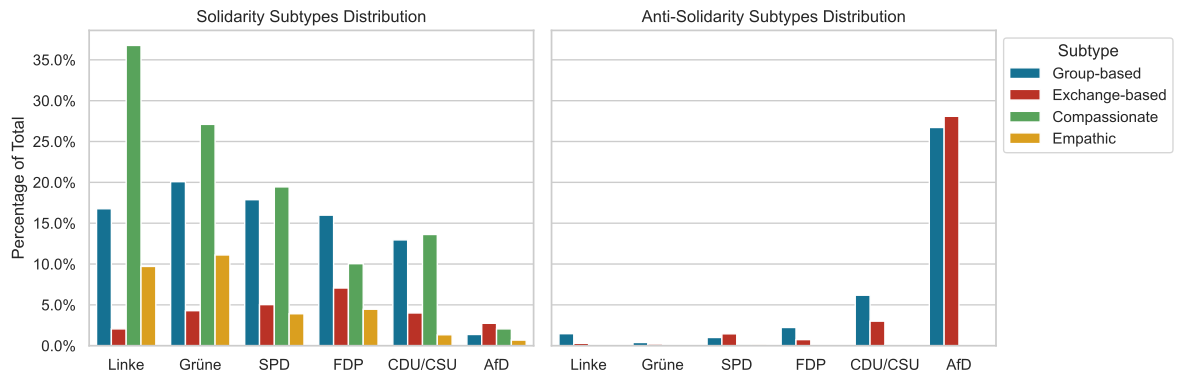

Python code for this plot:
from pathlib import Path

import matplotlib.pyplot as plt
import matplotlib.ticker as mtick
import pandas as pd
import seaborn as sns


sns.set_theme(style="whitegrid")

INPUT_PATH = Path("../../Data/ModelPredictedData/Migrant18kGPT4_predicted.json")
OUTPUT_PATH = Path("../../Analysis/PartyAnalysis/PerParty.pdf")

PARTY_ORDER = ["Linke", "Grüne", "SPD", "FDP", "CDU/CSU", "AfD"]

LABEL_MAP = {
    "s.group-based": "Solidarity",
    "s.exchange-based": "Solidarity",
    "s.compassionate": "Solidarity",
    "s.empathic": "Solidarity",
    "as.group-based": "Anti-Solidarity",
    "as.exchange-based": "Anti-Solidarity",
    "as.compassionate": "Anti-Solidarity",
    "as.empathic": "Anti-Solidarity",
}

SOLIDARITY_SUBTYPES = [
    "s.group-based",
    "s.exchange-based",
    "s.compassionate",
    "s.empathic",
]

ANTI_SOLIDARITY_SUBTYPES = [
    "as.group-based",
    "as.exchange-based",
    "as.compassionate",
    "as.empathic",
]

SUBTYPE_COLOR_MAP = {
    "s.group-based": "#007BA7",
    "s.exchange-based": "#D31D0D",
    "s.compassionate": "#4CAF50",
    "s.empathic": "#F9AA00",
    "as.group-based": "#007BA7",
    "as.exchange-based": "#D31D0D",
    "as.compassionate": "#4CAF50",
    "as.empathic": "#F9AA00",
}

LEGEND_LABELS = ["Group-based", "Exchange-based", "Compassionate", "Empathic"]


def load_data(path: Path) -> pd.DataFrame:
    """Load the JSON file."""
    return pd.read_json(path)


def prepare_data(df: pd.DataFrame) -> pd.DataFrame:
    """Map labels, filter parties, and compute subtype shares per party."""
    df = df.copy()
    df["Category"] = df["extracted_label_GPT4"].map(LABEL_MAP)
    df["Subtype"] = df["extracted_label_GPT4"]

    df = df[df["party"].isin(PARTY_ORDER)].copy()
    df["party"] = pd.Categorical(df["party"], categories=PARTY_ORDER, ordered=True)

    # Keep original behavior:
    # denominator = all statements per party, including rows not mapped in LABEL_MAP
    total_statements_per_party = df.groupby("party", observed=False).size()

    grouped = (
        df.groupby(["party", "Category", "Subtype"], observed=False)
        .size()
        .reset_index(name="Count")
    )

    grouped["Total Statements"] = grouped["party"].map(total_statements_per_party)
    grouped["Percent"] = grouped["Count"] / grouped["Total Statements"].astype(float)

    return grouped


def format_axis(ax: plt.Axes, title: str, ylabel: str) -> None:
    """Apply shared axis formatting."""
    ax.set_title(title)
    ax.set_xlabel("")
    ax.set_ylabel(ylabel)
    ax.tick_params(axis="x", rotation=0)
    ax.yaxis.set_major_formatter(mtick.PercentFormatter(xmax=1))


def plot_panel(
    ax: plt.Axes,
    data: pd.DataFrame,
    subtypes: list[str],
    title: str,
    show_ylabel: bool,
    show_legend: bool,
) -> None:
    """Plot one panel for a category."""
    sns.barplot(
        ax=ax,
        data=data,
        x="party",
        y="Percent",
        hue="Subtype",
        hue_order=subtypes,
        palette=SUBTYPE_COLOR_MAP,
    )

    format_axis(ax, title=title, ylabel="Percentage of Total" if show_ylabel else "")

    if show_legend:
        handles, _ = ax.get_legend_handles_labels()
        ax.legend(handles, LEGEND_LABELS, title="Subtype", bbox_to_anchor=(1, 1))
    else:
        legend = ax.get_legend()
        if legend is not None:
            legend.remove()


def main() -> None:
    df = load_data(INPUT_PATH)
    grouped = prepare_data(df)

    solidarity_df = grouped[grouped["Category"] == "Solidarity"]
    anti_solidarity_df = grouped[grouped["Category"] == "Anti-Solidarity"]

    fig, axes = plt.subplots(1, 2, figsize=(12, 4), sharey=True)

    plot_panel(
        axes[0],
        solidarity_df,
        SOLIDARITY_SUBTYPES,
        title="Solidarity Subtypes Distribution",
        show_ylabel=True,
        show_legend=False,
    )

    plot_panel(
        axes[1],
        anti_solidarity_df,
        ANTI_SOLIDARITY_SUBTYPES,
        title="Anti-Solidarity Subtypes Distribution",
        show_ylabel=False,
        show_legend=True,
    )

    plt.tight_layout()
    OUTPUT_PATH.parent.mkdir(parents=True, exist_ok=True)
    plt.savefig(OUTPUT_PATH, bbox_inches="tight")
    plt.show()


if __name__ == "__main__":
    main()
